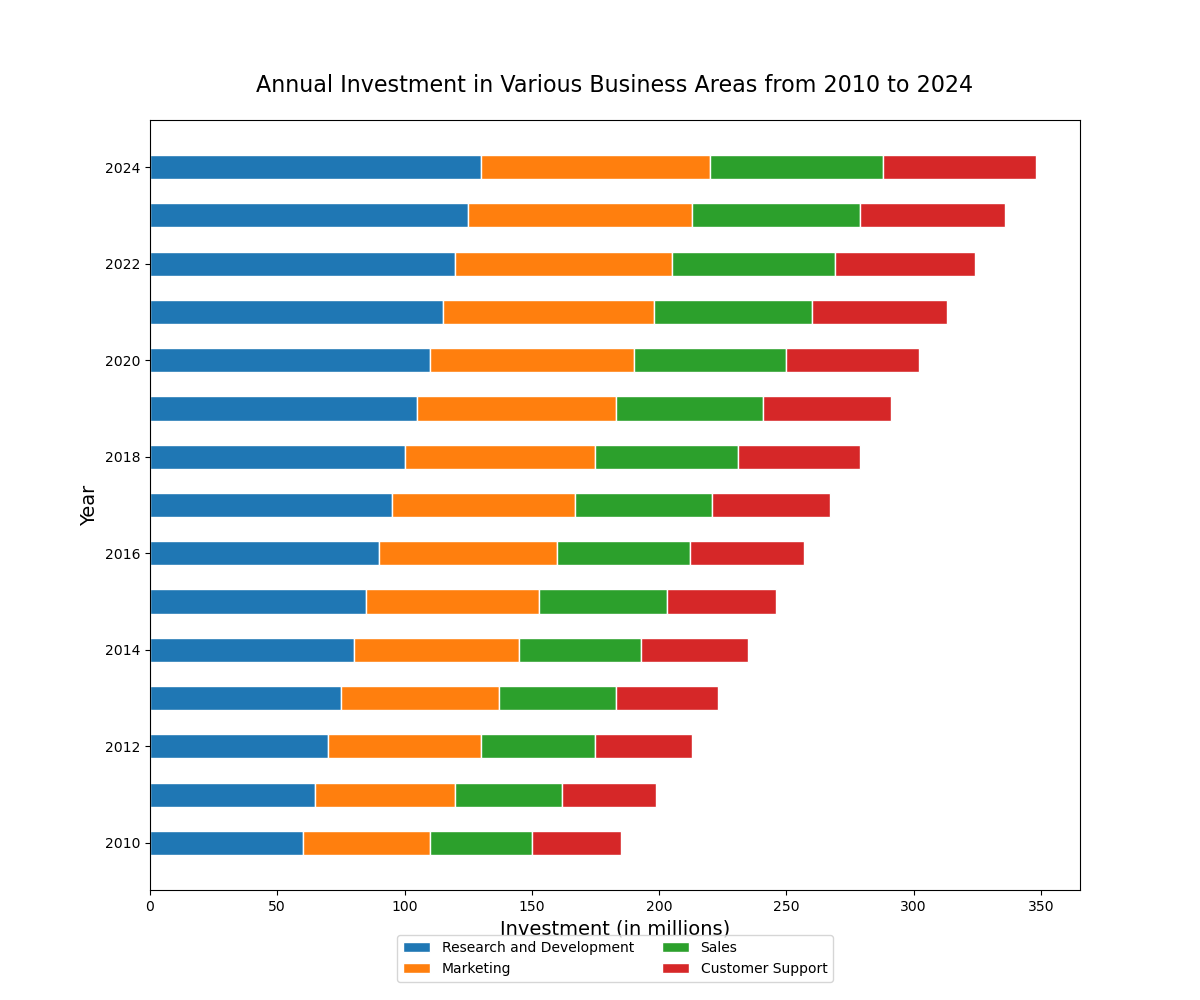

Write the Python code that produced this figure.

import matplotlib.pyplot as plt

# Data
years = [
    2010, 2011, 2012, 2013, 2014, 
    2015, 2016, 2017, 2018, 2019, 
    2020, 2021, 2022, 2023, 2024
]
research_and_development = [
    60, 65, 70, 75, 80, 
    85, 90, 95, 100, 105, 
    110, 115, 120, 125, 130
]
marketing = [
    50, 55, 60, 62, 65, 
    68, 70, 72, 75, 78, 
    80, 83, 85, 88, 90
]
sales = [
    40, 42, 45, 46, 48, 
    50, 52, 54, 56, 58, 
    60, 62, 64, 66, 68
]
customer_support = [
    35, 37, 38, 40, 42, 
    43, 45, 46, 48, 50, 
    52, 53, 55, 57, 60
]

# Configuration for the figure size
plt.figure(figsize=(12, 10))

# Stacked bar chart
bar_height = 0.5
plt.barh(years, research_and_development, height=bar_height, color='#1f77b4', edgecolor='white', label='Research and Development')
plt.barh(years, marketing, height=bar_height, left=research_and_development, color='#ff7f0e', edgecolor='white', label='Marketing')
plt.barh(years, sales, height=bar_height, left=[i+j for i,j in zip(research_and_development, marketing)], color='#2ca02c', edgecolor='white', label='Sales')
plt.barh(years, customer_support, height=bar_height, left=[i+j+k for i,j,k in zip(research_and_development, marketing, sales)], color='#d62728', edgecolor='white', label='Customer Support')

# Adding labels and title
plt.xlabel('Investment (in millions)', fontsize=14)
plt.ylabel('Year', fontsize=14)
plt.title('Annual Investment in Various Business Areas from 2010 to 2024', fontsize=16, pad=20)

# Show legend
plt.legend(loc='upper center', bbox_to_anchor=(0.5, -0.05), ncol=2)

# Display the chart
plt.show()
